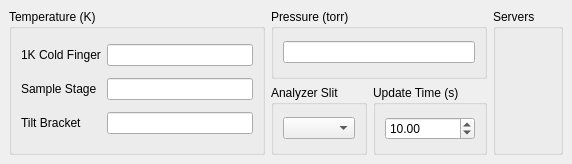
<?xml version="1.0" encoding="UTF-8"?>
<ui version="4.0">
 <class>MainWindow</class>
 <widget class="QMainWindow" name="MainWindow">
  <property name="geometry">
   <rect>
    <x>0</x>
    <y>0</y>
    <width>572</width>
    <height>164</height>
   </rect>
  </property>
  <property name="windowTitle">
   <string>MainWindow</string>
  </property>
  <widget class="QWidget" name="centralwidget">
   <layout class="QHBoxLayout" name="horizontalLayout">
    <item>
     <layout class="QGridLayout" name="gridLayout_2">
      <item row="1" column="2">
       <widget class="QGroupBox" name="groupBox_5">
        <property name="title">
         <string>Update Time (s)</string>
        </property>
        <layout class="QVBoxLayout" name="verticalLayout_4">
         <item>
          <widget class="QDoubleSpinBox" name="updatetime_spin">
           <property name="minimum">
            <double>0.500000000000000</double>
           </property>
           <property name="maximum">
            <double>15.000000000000000</double>
           </property>
           <property name="singleStep">
            <double>0.100000000000000</double>
           </property>
           <property name="value">
            <double>10.000000000000000</double>
           </property>
          </widget>
         </item>
        </layout>
       </widget>
      </item>
      <item row="0" column="0" rowspan="2">
       <widget class="QGroupBox" name="groupBox">
        <property name="title">
         <string>Temperature (K)</string>
        </property>
        <layout class="QGridLayout" name="gridLayout">
         <item row="1" column="1">
          <widget class="QLineEdit" name="TA">
           <property name="readOnly">
            <bool>true</bool>
           </property>
          </widget>
         </item>
         <item row="2" column="0">
          <widget class="QLabel" name="label_3">
           <property name="text">
            <string>Sample Stage</string>
           </property>
          </widget>
         </item>
         <item row="2" column="1">
          <widget class="QLineEdit" name="TB">
           <property name="readOnly">
            <bool>true</bool>
           </property>
          </widget>
         </item>
         <item row="3" column="1">
          <widget class="QLineEdit" name="TC">
           <property name="readOnly">
            <bool>true</bool>
           </property>
          </widget>
         </item>
         <item row="3" column="0">
          <widget class="QLabel" name="label">
           <property name="text">
            <string>Tilt Bracket</string>
           </property>
          </widget>
         </item>
         <item row="1" column="0">
          <widget class="QLabel" name="label_2">
           <property name="text">
            <string>1K Cold Finger</string>
           </property>
          </widget>
         </item>
        </layout>
       </widget>
      </item>
      <item row="0" column="3" rowspan="2">
       <widget class="QGroupBox" name="groupBox_4">
        <property name="title">
         <string>Servers</string>
        </property>
        <layout class="QVBoxLayout" name="verticalLayout_3">
         <item>
          <widget class="ServerControlWidget" name="sc0" native="true"/>
         </item>
         <item>
          <widget class="ServerControlWidget" name="sc1" native="true"/>
         </item>
         <item>
          <widget class="ServerControlWidget" name="sc2" native="true"/>
         </item>
        </layout>
       </widget>
      </item>
      <item row="1" column="1">
       <widget class="QGroupBox" name="groupBox_2">
        <property name="title">
         <string>Analyzer Slit</string>
        </property>
        <layout class="QVBoxLayout" name="verticalLayout">
         <item>
          <widget class="QComboBox" name="slit_combo"/>
         </item>
        </layout>
       </widget>
      </item>
      <item row="0" column="1" colspan="2">
       <widget class="QGroupBox" name="groupBox_3">
        <property name="title">
         <string>Pressure (torr)</string>
        </property>
        <layout class="QVBoxLayout" name="verticalLayout_2">
         <item>
          <widget class="QLineEdit" name="pressure">
           <property name="readOnly">
            <bool>true</bool>
           </property>
          </widget>
         </item>
        </layout>
       </widget>
      </item>
     </layout>
    </item>
   </layout>
  </widget>
  <widget class="QMenuBar" name="menubar">
   <property name="geometry">
    <rect>
     <x>0</x>
     <y>0</y>
     <width>572</width>
     <height>22</height>
    </rect>
   </property>
  </widget>
 </widget>
 <customwidgets>
  <customwidget>
   <class>ServerControlWidget</class>
   <extends>QWidget</extends>
   <header>qt_extensions</header>
   <container>1</container>
  </customwidget>
 </customwidgets>
 <resources/>
 <connections/>
</ui>
